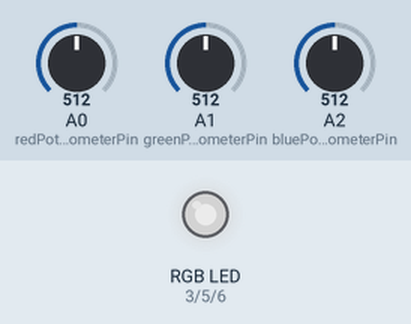
A sketch run on a simulated Arduino Uno, built with avr-gcc and run on an emulated ATmega328P. Shown: an RGB LED mixed from three pins (HIGH = lit). The test bench sets the inputs (shaded band); at power-on: A0 (redPotentiometerPin) = 512, A1 (greenPotentiometerPin) = 512, A2 (bluePotentiometerPin) = 512. Dim RGB values are drawn brighter than linear.

Above: at 1.2 s.
1.3 s: A0 (redPotentiometerPin) set to 716
At 2.5 s:
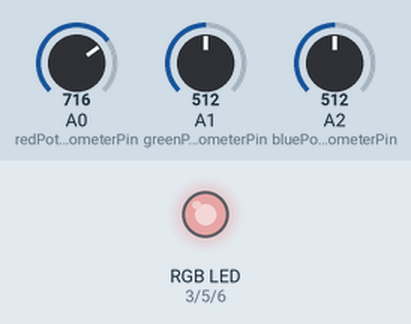
2.8 s: A1 (greenPotentiometerPin) set to 716
At 3.6 s:
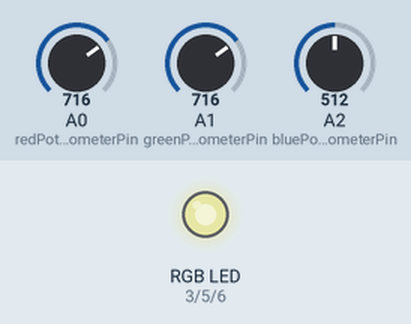
4.3 s: A2 (bluePotentiometerPin) set to 716
At 4.7 s:
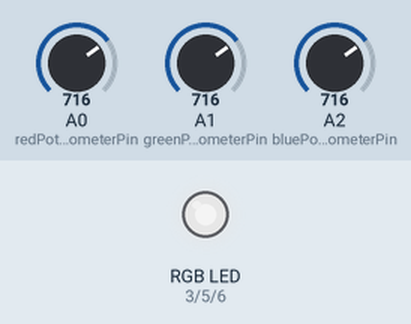
5.8 s: A0 (redPotentiometerPin) set to 900
At 7.0 s:
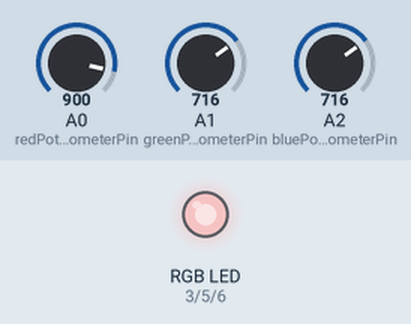
7.3 s: A1 (greenPotentiometerPin) set to 900
At 8.2 s:
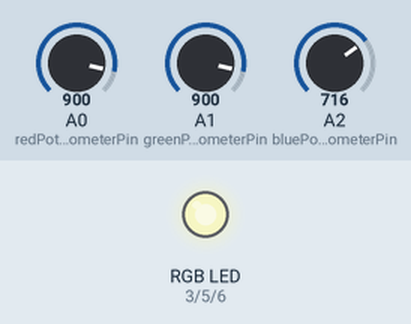
8.8 s: A2 (bluePotentiometerPin) set to 900
At 9.4 s:
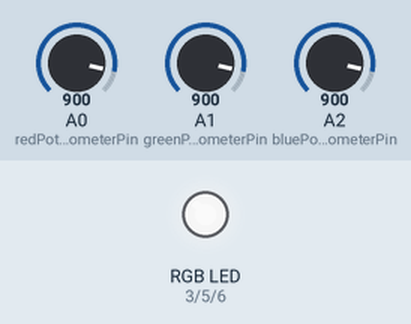
Timing chart, 0 to 11.3 s (numbered marks = the images above; inputs shaded):
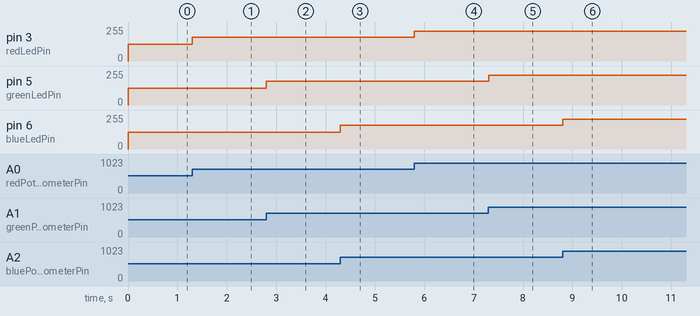

The sketch:

potentiometer_rgb_led.ino
```cpp
const int redPotentiometerPin = A0;
const int greenPotentiometerPin = A1;
const int bluePotentiometerPin = A2;

const int redLedPin = 3;
const int greenLedPin = 5;
const int blueLedPin = 6;

void setup() {
  pinMode(redLedPin, OUTPUT);
  pinMode(greenLedPin, OUTPUT);
  pinMode(blueLedPin, OUTPUT);
}

void loop() {
  int redPotentiometerVal = analogRead(redPotentiometerPin);
  int greenPotentiometerVal = analogRead(greenPotentiometerPin);
  int bluePotentiometerVal = analogRead(bluePotentiometerPin);

  long redLedVal = map(redPotentiometerVal, 0, 1023, 0, 255);
  long greenLedVal = map(greenPotentiometerVal, 0, 1023, 0, 255);
  long blueLedVal = map(bluePotentiometerVal, 0, 1023, 0, 255);

  analogWrite(redLedPin, redLedVal);
  analogWrite(greenLedPin, greenLedVal);
  analogWrite(blueLedPin, blueLedVal);
}
```

Measured:
- after the input at 1.3 s, pin 3 (redLedPin): 127/255 → 178/255 at once
- after the input at 2.8 s, pin 5 (greenLedPin): 127/255 → 178/255 at once
- after the input at 4.3 s, pin 6 (blueLedPin): 127/255 → 178/255 at once
- after the input at 5.8 s, pin 3 (redLedPin): 178/255 → 224/255 at once
- after the input at 7.3 s, pin 5 (greenLedPin): 178/255 → 224/255 at once
- after the input at 8.8 s, pin 6 (blueLedPin): 178/255 → 224/255 at once
